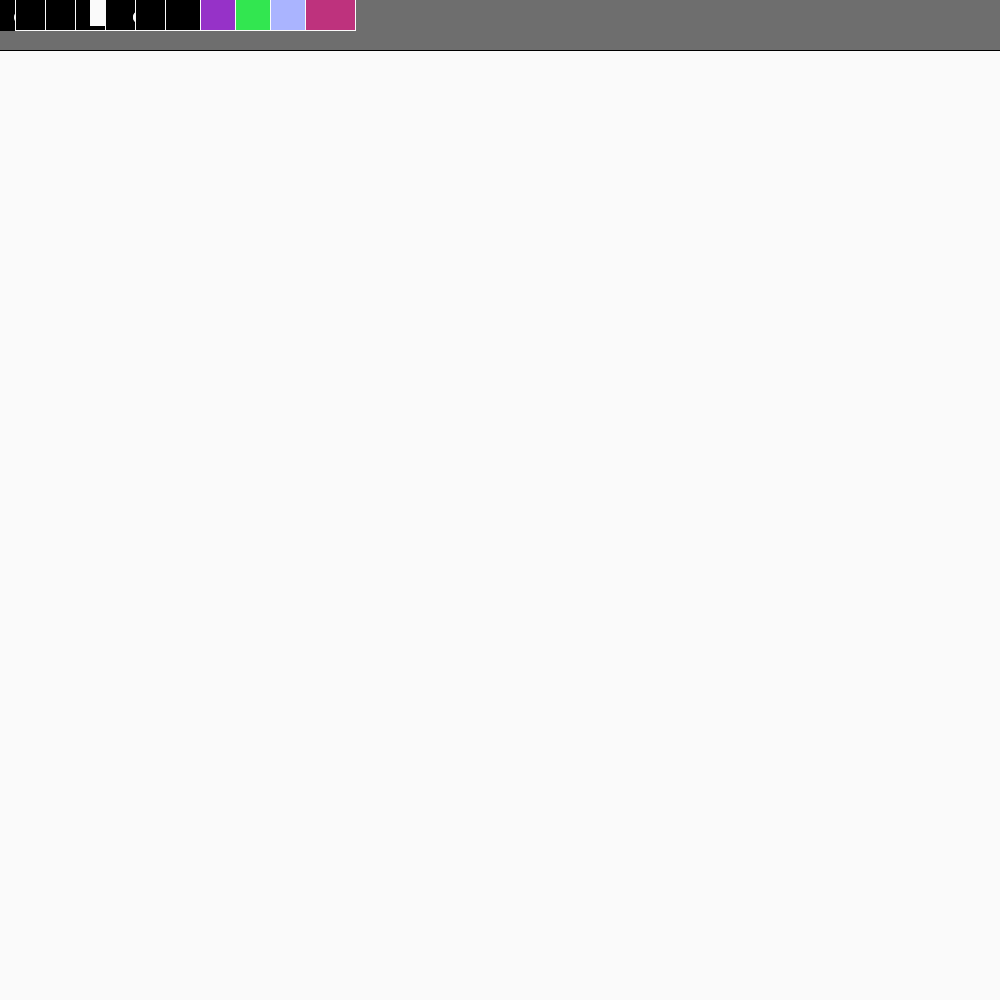
Frame 1 (no input)
Frame 60 (the mouse pressed at the canvas centre just before this capture): identical to frame 1, image omitted
Frame 120 (the mouse held since frame 60 and released just before this capture): identical to frame 1, image omitted

The Processing sketch that drew this single still picture (run headless with seeded random() and noise(); from frame 60 on, the mouse is pressed at the canvas centre):

// Processing sketch: paint
// ── paint.pde


int grosor=30; // variable grosor
int linea= 0; // forma pincelint linea= ; // forma pincel
int color1=1; // color del pincel
//int color2= 1; // color fondo

float positionX1=0, positionY1=0;

float positionX2, positionY2;

 void setup (){
 rectMode(RADIUS);
 background (250);
 size (1000, 1000);
 
 //botones
   //barra
   //noStroke(); //no haya calibre de linea
   fill (110);
   rect (0,0,1000, 50); //35
   
   
   // boton circulo
   fill (0);
   rect (10,5,25,25);
   stroke(250);
   fill(250);
   ellipse(22,17,15,15);
  //noStroke();
  
  //boton linea
    fill (0);
   rect (40,5,25,25);
   stroke(250);
   fill(250);
   line(45,17,60,17);
   
   //boton puntos
   fill (0);
   rect (70,5,25,25);
   stroke(250);
   fill(250);
   point(82,17);
   
   //boton rectangulos
   fill (0);
   rect (100,5,25,25);
   stroke(250);
   fill(250);
   rect (105,10,15,15);
   
    // boton ellipse
   fill (0);
   rect (130,5,25,25);
   stroke(250);
   fill(250);
   ellipse(143,17,20,15);
   
   // boton poligono
   fill(0);
   rect (160,5,25,25);
   stroke(250);
   fill(250);
  //polygon(173, 17, 10, 7); //pos x, y, tamaño, puntos
  
  //boton color1
  fill (0);
  rect (190,5,25,25);
  
   
   //boton  color 2
   fill (150,50,200);
   rect(225, 5,25,25);
   
   //boton color 3
   fill(50,230,80);
   rect(260,5,25,25);
   
   //boton color 4
   fill(170,180,255);
   rect (295, 5, 25, 25);
   
   //boton color 5
   fill (190,50, 125);
   rect( 330,5, 25, 25);
   
   //boto borrador
   //fill(250);
   //rect(365,5, 25, 25);

 }
 void draw (){
   
   //acciones
   //color
   if(mousePressed){  
     if (color1==1){
       fill(0);
       stroke(0);
     }
     
      else if (color1==2){
        fill (150,50,200);
        stroke(0);
      }
      
      else if (color1==3){
        fill(50,230,80);
        stroke(0);
      }
      
      else if (color1==4){
        fill(170,180,255);
        stroke(0);
      }
      
      else  if (color1==5){
        fill (190,50, 125);
        stroke(0);
      }
   }
    
    
   if (linea==1){
      stroke(0);
      fill(255);
  
      if(mouseButton == LEFT){
        positionX1=mouseX;
        positionY1=mouseY;
      }
      
      ellipse (positionX1,positionY1, DistanceCircle(mouseX,mouseY,positionX1,positionY1), DistanceCircle(mouseX,mouseY,positionX1,positionY1));
   }

   //linea
   if (linea==2){
     if(mouseButton == LEFT){
        positionX1=mouseX;
        positionY1=mouseY;
      }
      if(mouseButton == RIGHT){
        positionX2=mouseX;
        positionY2=mouseY;
   }
     
     
      line(positionX1, positionY1, mouseX, mouseY);
     
     
   }
   
   //pixels
   if (linea==3){
    
     point(mouseX, mouseY);
   }
   
   //cuadrado
   if (linea==4){ 
     if(mouseButton == LEFT){
        positionX1=mouseX;
        positionY1=mouseY;
      }
      
      rect (positionX1,positionY1, DistanceCircle(mouseX,mouseY,positionX1,positionY1), DistanceCircle(mouseX,mouseY,positionX1,positionY1));
   }
   
   
    if (linea==5){
      stroke(0);
      fill(255);
      ellipse (width/2,height/2, pmouseX, pmouseY);
   }
   if (linea==6){
      stroke(0);
      fill(255);
     
//polygon(width/2,height/2,mouseX,random(10));
   }
   // borrar
   //if (mousePressed && mouseX<390 && mouseX>365 && mouseY<30 && mouseY>5){
     
     // circulo
     if(mousePressed && mouseX<35 && mouseX>10 && mouseY<30 && mouseY>5){
       linea = 1;
     }
     // linea
     if(mousePressed && mouseX<65 && mouseX>40 && mouseY<30 && mouseY>5){
   
       linea = 2;
     }
       // punto
     if(mousePressed && mouseX<95 && mouseX>70 && mouseY<30 && mouseY>5){
       linea = 3;
       }
       //cuadrado
       if(mousePressed && mouseX<125 && mouseX>100 && mouseY<30 && mouseY>5){
       linea = 4;
       }
       if (mousePressed && mouseX <155 && mouseX>130 && mouseY<30 && mouseY>5){
       linea=5;
       }
       if (mousePressed && mouseX <155 && mouseX>130 && mouseY<30 && mouseY>5){
       linea=5;
       }
       if (mousePressed && mouseX <185 && mouseX>160 && mouseY<30 && mouseY>5){
       linea=6;
       
       }
   //cambiar color
      
       //if (mousePressed && mouseX<215 && mouseX<190 && mouseY<30 && mouseY>5){
         //color1=7;
    //fill (0);
   
    
      // }
       // cambiar color 2
     // if (mousePressed && mouseX<250 && mouseX<225 && mouseY<30 && mouseY>5){
        
  
       //color1=2;  
   //fill (170,200,255);


     
     // }
   
   
   }
   

//   }


 float DistanceCircle(float  distanceX1, float distanceY1,float  distanceX2, float distanceY2){
  float tDistanceX, tDistanceY;
  
 tDistanceX=distanceX1 - distanceX2;
 tDistanceY=distanceY1 - distanceY2;
  
  if (abs(tDistanceX) > abs(tDistanceY)){
    return abs(tDistanceX);
  } else{
    return abs(tDistanceY);
  }
  
}
 
